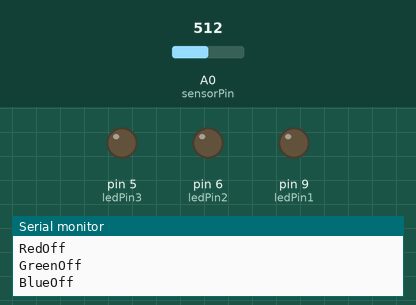
Simulated run of this sketch. Board: Arduino Uno, built with avr-gcc and run on an emulated ATmega328P. On the bench: output pins drawn as LEDs (lit = HIGH), the last lines printed to the serial monitor. The inputs (shaded band) are chosen by the test bench; at power-on: A0 (sensorPin) = 512.

Above: at 1.2 s.
1.3 s: A0 (sensorPin) set to 475
At 2.4 s:
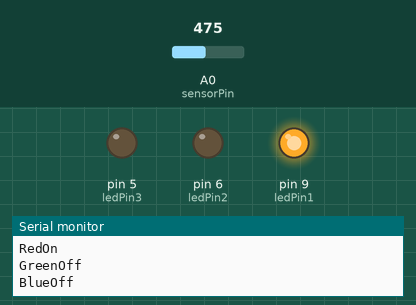
2.8 s: A0 (sensorPin) set to 306
At 4.0 s:
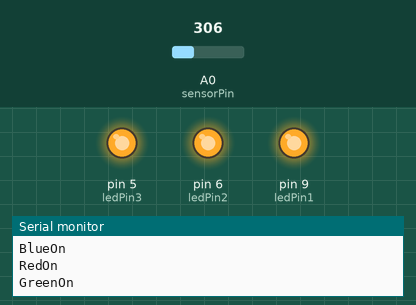
Timing chart, 0 to 5.8 s (numbered marks = the images above; inputs shaded):
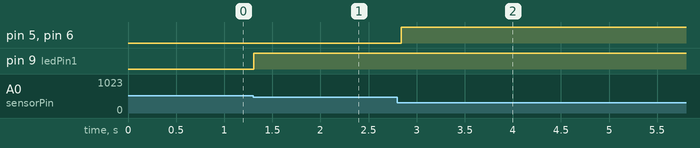

Measured:
- the behaviour switches between 487 and 486 on A0 (sensorPin) (found by bisection; images 0 and 1)
- after the input at 1.3 s, pin 9 (ledPin1): LOW → HIGH at once
- after the input at 2.8 s, pin 5 (ledPin3), pin 6 (ledPin2): LOW → HIGH at once

The sketch:

ReadingPhotoresistorMod.ino
```cpp
/*
Name: Jack Bergin
Date: 12/22/18
Class: Electrical Engineering (H)
Lab: ReadingPhotoresistorMod
Description: In this tuturial all we are doing is
playing with the sensitivity on three leds.
*/

// These are our constants
const int sensorPin = 0;
const int ledPin1 = 9;
const int ledPin2 = 6;
const int ledPin3 = 5;

//These are the same global variables
int lightCal;
int lightVal;
void setup()
{
  //Setting up the outputs
  pinMode(ledPin1, OUTPUT);
  pinMode(ledPin2, OUTPUT);
  pinMode(ledPin3, OUTPUT);

  //Again this acts as a single reading from the light sensor to compare in the loop
  lightCal = analogRead(sensorPin);

  //Serial monitor is started
  Serial.begin(9600);
}
void loop()
{
  //This reading is what we are comparing lightCal to.
  lightVal = analogRead(sensorPin);
  //if lightVal is less than lightCal minus x it's dark and turns a pin HIGH. We are playing with the sensivitivity.
  //The smaller the number the more sensitive.

  //Red
  if(lightVal < lightCal - 25) {
    digitalWrite(ledPin1,HIGH);
    Serial.println("RedOn");
  }
  //else, it is bright, turn LOW
  else {
    digitalWrite(ledPin1,LOW);
    Serial.println("RedOff");
  }

  //Green
  if(lightVal < lightCal - 50) {
    digitalWrite(ledPin2,HIGH);
    Serial.println("GreenOn");
  }
  //else, it is bright, turn LOW
  else{
    digitalWrite(ledPin2,LOW);
    Serial.println("GreenOff");
  }

  //Blue
  if(lightVal < lightCal - 100){
    digitalWrite(ledPin3,HIGH);
    Serial.println("BlueOn");
  }
  //else, it is bright, turn pin 9 LOW
  else{
    digitalWrite(ledPin3,LOW);
    Serial.println("BlueOff");
  }
}
```
